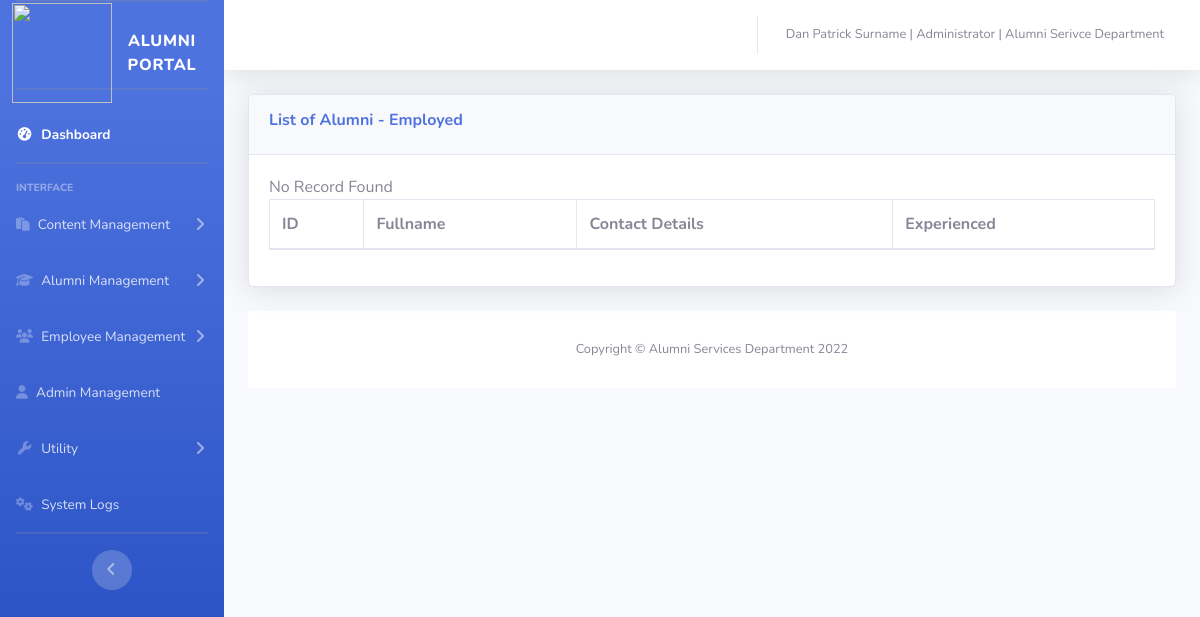
Screenshot of /alumni-portal/admin/employed.php (signed in) with the database file from the repository.
### tables this page shows
CREATE TABLE `accounts` (
  `Id` int(11) NOT NULL,
  `IdNumber` int(11) NOT NULL,
  `Username` varchar(200) NOT NULL,
  `Password` varchar(200) NOT NULL,
  `FirstName` varchar(200) NOT NULL,
  `LastName` varchar(200) NOT NULL,
  `MiddleName` varchar(200) NOT NULL,
  `Email` varchar(200) NOT NULL,
  `ContactNumber` varchar(200) NOT NULL,
  `BranchId` int(11) NOT NULL,
  `DepartmentId` int(11) NOT NULL,
  `AddedDate` date NOT NULL,
  `userData` text NOT NULL
);

### alumni-portal/admin/security.php (called while the page is built, shortened)
<?php
include "../dbconfig.php";
if (!$_SESSION['username']) {
    header('Location: ../login.php');
} else {
    $username = $_SESSION['username'];
    $query = "SELECT *, accounts.id as Accounts_ID, branch.Name as Branch_Name, branch.Address as Branch_Address, departments.Name as Department_Name
            FROM accounts
            left join branch
            on accounts.BranchID = branch.id
            left join departments
            on accounts.DepartmentId = departments.id
            where Username ='$username'";
    $query_run = mysqli_query($connection, $query);
    $user = mysqli_fetch_array($query_run);
}

### alumni-portal/admin/employed.php (the view, shortened to what this page needs)
<?php
include('security.php');
include('../includes/header.php');
include('../includes/navbar.php');
?>
<div class="container-fluid">
    <div class="card shadow mb-4">
        <div class="card-header py-3">
            <h6 class="m-0 font-weight-bold text-primary">
                List of Alumni - Employed
        </div>
        <div class="card-body">
            <div class="table-responsive">
                <table class="table table-bordered" id="dataTable" width="100%" cellspacing="0">
                    <thead>
                        <tr>
                            <th>ID</th>
                            <th>Fullname</th>
                            <th>Contact Details</th>
                            <th>Experienced</th>
                        </tr>
                    </thead>
                </table>
            </div>
        </div>
    </div>
    <?php
    include('../includes/footer.php');
    ?>

### alumni-portal/includes/navbar.php (shortened to what this page needs)
<?php
if ($user['userData'] === "Employee") {
    $display = "none";
    $redirect = "employeeIndex.php";
} else {
    $display = "unset";
    $redirect = "index.php";
}
?>
<ul class="navbar-nav bg-gradient-primary sidebar sidebar-dark accordion" id="accordionSidebar">
    <a class="sidebar-brand d-flex align-items-center justify-content-center" href="<?php echo $redirect; ?>">
        <img width="100px" height="100" src="https://th.bing.com/th/id/R.e0b43ac42a832763d30954bc510dcf97?rik=Bwytg72ugln8%2fw&riu=http%3a%2f%2farellano.edu.ph%2finternational%2fsites%2fdefault%2ffiles%2fArellano+hi-res_0.png&ehk=dapCxV1dCduGu4W%2fk00HOBHg0oG4e7yytLO16b7%2fBEg%3d&risl=&pid=ImgRaw&r=0" />
        <div class="sidebar-brand-text mx-3">ALUMNI PORTAL</div>
    </a>
    <hr class="sidebar-divider ">
    <li class="nav-item active">
        <a class="nav-link" href="<?php echo $redirect; ?>">
            <i class="fas fa-fw fa-tachometer-alt"></i>
            <span>Dashboard</span></a>
    </li>
    <hr class="sidebar-divider">
    <div class="sidebar-heading">
        Interface
    </div>
    <li class="nav-item">
        <a class="nav-link collapsed" href="announcement.php" data-toggle="collapse" data-target="#collapseContent" aria-expanded="true" aria-controls="collapseContent">
            <i class="fa fa-clipboard"></i>
            <span>Content Management</span>
        </a>
    </li>
    <li class="nav-item">
        <a class="nav-link collapsed" href="alumni.php" data-toggle="collapse" data-target="#collapseUtilities" aria-expanded="true" aria-controls="collapseUtilities">
            <i class="fa fa-graduation-cap"></i>
            <span>Alumni Management</span>
        </a>
    </li>
    <li class="nav-item" style="<?php echo "display:" . $display ?>">
        <a class="nav-link collapsed" href="employee.php" data-toggle="collapse" data-target="#collapsePages" aria-expanded="true" aria-controls="collapsePages">
            <i class="fa fa-users"></i>
            <span>Employee Management</span>
        </a>
    </li>
    <li class="nav-item" style="<?php echo "display:" . $display ?>">
        <a class="nav-link" href="register.php">
            <i class="fa fa-user"></i>
            <span>Admin Management</span></a>
    </li>
    <li class="nav-item" style="<?php echo "display:" . $display ?>">
        <a class="nav-link collapsed" href="#" data-toggle="collapse" data-target="#utility" aria-expanded="true" aria-controls="utility">
            <i class="fas fa-fw fa-wrench"></i>
            <span>Utility</span>
        </a>
    </li>
    <li class="nav-item" style="<?php echo "display:" . $display ?>">
        <a class="nav-link" href="logs.php">
            <i class="fa fa-cogs"></i>
            <span>System Logs</span></a>
    </li>
    <hr class="sidebar-divider d-none d-md-block">
    <div class="text-center d-none d-md-inline">
        <button class="rounded-circle border-0" id="sidebarToggle"></button>
    </div>
</ul>
<div id="content-wrapper" class="d-flex flex-column">
    <div id="content">
        <nav class="navbar navbar-expand navbar-light bg-white topbar mb-4 static-top shadow">
            <ul class="navbar-nav ml-auto">
                <li class="nav-item dropdown no-arrow">
                    <a class="nav-link dropdown-toggle" href="#" id="userDropdown" role="button" data-toggle="dropdown" aria-haspopup="true" aria-expanded="false">
                        <span class="mr-2 d-none d-lg-inline text-gray-600 small">
                            <?php
                            if ($user['userData'] === "Employee") {
                                echo $user['FirstName'] . " " . $user['MiddleName'] . " " . $user['LastName'] . " | " . $user['userData'] . " | " . $user['Branch_Name'] . " - " . $user['Branch_Address'] . " | " . $user['Department_Name'];
                            } else {
                                echo $user['FirstName'] . " " . $user['MiddleName'] . " " . $user['LastName'] . " | " . $user['userData'] . " | Alumni Serivce Department";
                            }
                            ?>
                        </span>
                    </a>
                </li>
            </ul>
        </nav>

### rows the page displays
accounts: FirstName "Dan", MiddleName "Patrick", LastName "Surname", userData "Administrator"
